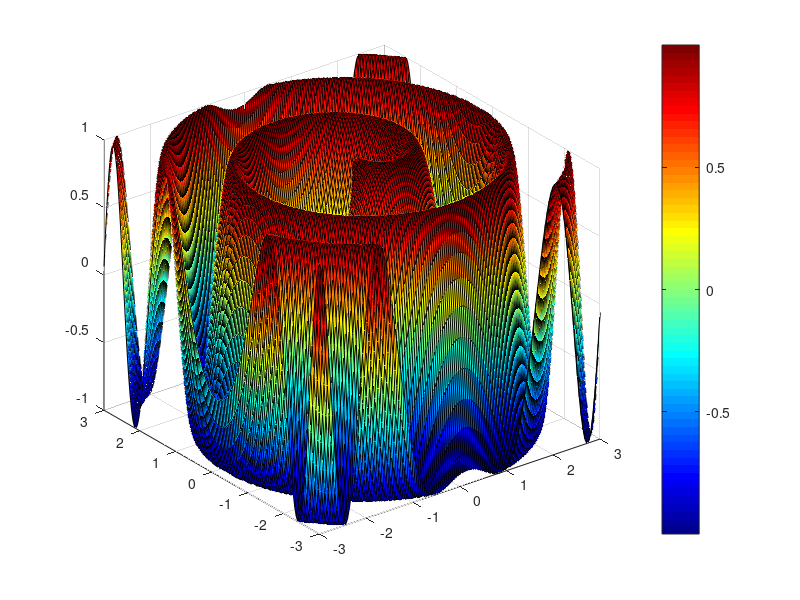
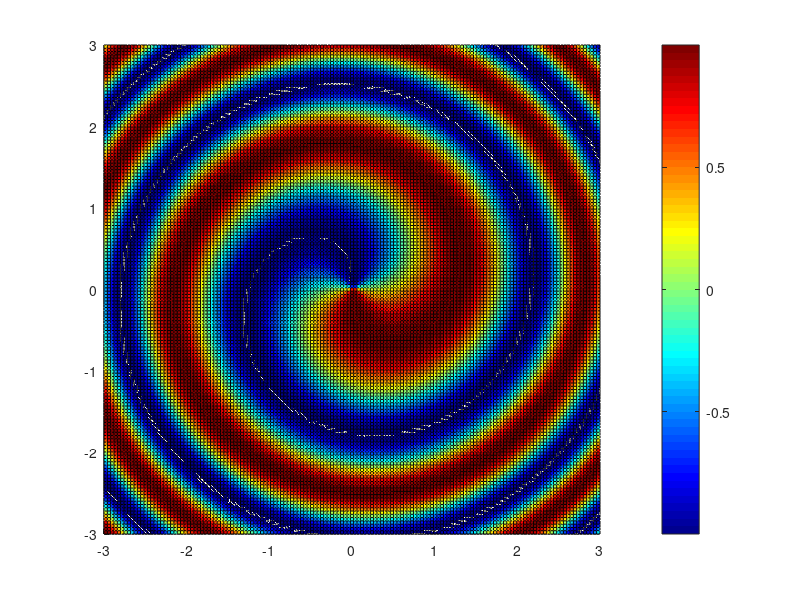
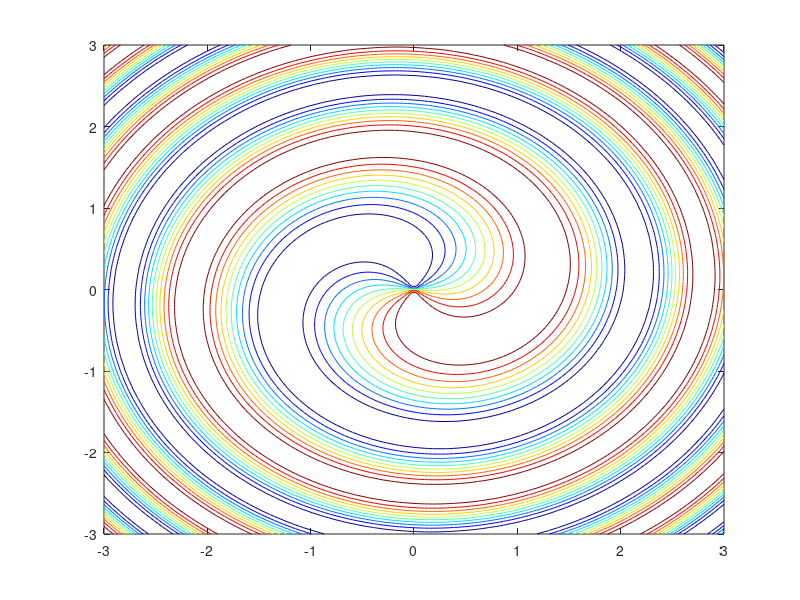

Here is the MATLAB script that generated these plots, in order:

%Raster:
%linspace(anfang,ende,anzahl der punkte)
k=150;
x=linspace(-3,3,k);
y=linspace(-3,3,k);

F=@(x,y)sin(x.^2+y.^2-atan2(y,x))

[X,Y]=meshgrid(x,y);

Z=F(X,Y);
mesh(X,Y,Z);
figure(1)
surf(X,Y,Z);
colormap(jet);
colorbar;

figure(2);
surf(X,Y,Z);
view(2);
colorbar;
colormap(jet);

figure(3); %aequipotenziallinien
%contour(X,Y,Z,'ShowText','on');
contour(X,Y,Z,'ShowText','off');
colormap(jet);


